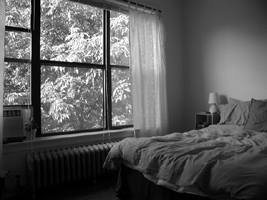
#> input picture Practica1/a2/data/test/bedroom/image_0019.jpg, 267 x 200 px, given as the content of the folder a2/data/train, which was not available
$ jupyter execute --allow-errors Practica-1.ipynb   (text cells are left out)
#> lines starting #> are read from the running program, lines starting #| are printed output that depends on the picture; pictures that were not available may be replaced by others from this repository, and a replacement may not be noted
[cell 1]
import matplotlib.pyplot as plt
from matplotlib.image import imread
from skimage.feature import hog
from skimage import data, exposure, feature, io, color
import os
import pandas as pd
import seaborn as sns
from sklearn.metrics import accuracy_score , confusion_matrix, classification_report
from skimage import io, transform
from sklearn.model_selection import train_test_split
import numpy as np
from skimage import io, color, transform
import time
from sklearn.svm import SVC
from sklearn.model_selection import GridSearchCV, KFold
from sklearn.metrics import ConfusionMatrixDisplay
import numpy as np

[cell 2]
testa2 = 'a2/data/test'
traina2 = 'a2/data/train'

categorias = os.listdir(traina2)

num_categories = len(categorias)
rows = 4  # Número de filas en la cuadrícula
cols = num_categories // rows + 1  # Número de columnas en la cuadrícula

plt.figure(figsize=(12, 12))

for i, category in enumerate(categorias):
    category_path = os.path.join(traina2, category) # Ruta de la categoría
    image_files = os.listdir(category_path) # Lista de archivos en la categoría
    if image_files:
        first_image_path = os.path.join(category_path, image_files[0]) # Ruta de la primera imagen
        img = imread(first_image_path) # Lectura de la imagen
#> img is the input picture: shape (200, 267); min 0, max 255, mean 89.2

    plt.subplot(rows, cols, i + 1)
    plt.imshow(img, cmap="gray")
    plt.axis('off')
    plt.title(category)

plt.show()

[cell 3]
def calcular_hog_features(train_dir, categorias, pixels_per_cell, cells_per_block, orientations, image_size):
    features_list = []
    labels = []

    for i, category in enumerate(categorias):
        category_path = os.path.join(train_dir, category)
        image_files = os.listdir(category_path)

        for image_file in image_files:
            image_path = os.path.join(category_path, image_file)

            img = io.imread(image_path, as_gray=True)
            img = transform.resize(img, image_size)

            # Ajuste de contraste adaptativo
            img = exposure.equalize_adapthist(img)

            features = hog(img, orientations, pixels_per_cell=pixels_per_cell, cells_per_block=cells_per_block)

            features_list.append(features)
            labels.append(category)

    df = pd.DataFrame(features_list)
    df['label'] = labels

    return df

 # Definir las diferentes configuraciones de parámetros HOG a probar
parametros_a_probar = [
    ((4, 4), (2, 2), 8, (8, 8)),
    ((4, 4), (2, 2), 8, (16, 16)),
    ((4, 4), (2, 2), 8, (32, 32)),
    ((4, 4), (2, 2), 8, (64, 64)),
    ((4, 4), (2, 2), 8, (128, 128)),
    ((4, 4), (2, 2), 8, (256, 256)),
]

mejor_precision = 0.0
mejores_parametros = None
precisions = []
image_sizes = []

#> (the rest of this cell did not finish here and is left out)

#> in calcular_hog_features, `features = hog(img, orientations, pixels_per_cell=pixels_per_cell, cel..`: features = 32 values, max 0.36 at index 0, min 0 at index 1, mean 0.0883
#> in calcular_hog_features, `df = pd.DataFrame(features_list)`: df = table of 1 rows and 32 columns
#> `df = calcular_hog_features(traina2, categorias, *params)`: df = table of 1 rows and 33 columns
#> `X = df.drop('label', axis=1)`: X = table of 1 rows and 32 columns

    # Separar características y etiquetas
    X = df.drop('label', axis=1)
    y = df['label']

    # Dividir los datos en conjuntos de entrenamiento y prueba
    X_train, X_test, y_train, y_test = train_test_split(X, y, test_size=0.2, random_state=42)

    # Crear y entrenar el modelo SVM
    svm_model = SVC(kernel='rbf') # Kernel RBF por defecto
    svm_model.fit(X_train, y_train)

    # Realizar predicciones en el conjunto de prueba
    y_pred = svm_model.predict(X_test)

    # Calcular la precisión del modelo
    accuracy = accuracy_score(y_test, y_pred)

    precisions.append(accuracy)
    image_sizes.append(params[3])

    print(f"Parámetros: pixels_per_cell={params[0]}, cells_per_block={params[1]}, orientations={params[2]}, image_size={params[3]}")
    print("Precisión del modelo SVM:", accuracy)
    print()

    # Actualizar la mejor precisión y los mejores parámetros si es necesario
    if accuracy > mejor_precision:
        mejor_precision = accuracy
        mejores_parametros = params

plt.plot(image_sizes, precisions, marker='o')
plt.title('Precisión del Modelo vs. image_size')
plt.xlabel('image_size')
plt.ylabel('Precisión del Modelo')
plt.grid(True)
plt.show()

print("Mejor configuración de parámetros:")
print(f"pixels_per_cell={mejores_parametros[0]}, cells_per_block={mejores_parametros[1]}, orientations={mejores_parametros[2]}, image_size={mejores_parametros[3]}")
print("Mejor precisión:", mejor_precision)

[cell 4]
def calcular_hog_features(train_dir, categorias, pixels_per_cell, cells_per_block, orientations, image_size):
    features_list = []
    labels = []

    for i, category in enumerate(categorias):
        category_path = os.path.join(train_dir, category)
        image_files = os.listdir(category_path)

        for image_file in image_files:
            image_path = os.path.join(category_path, image_file)

            img = io.imread(image_path, as_gray=True)
            img = transform.resize(img, image_size)

            # Ajuste de contraste adaptativo
            img = exposure.equalize_adapthist(img)

            features = hog(img, orientations, pixels_per_cell=pixels_per_cell, cells_per_block=cells_per_block)

            features_list.append(features)
            labels.append(category)

    df = pd.DataFrame(features_list)
    df['label'] = labels

    return df

# Definir los diferentes parámetros HOG a probar
parametros_a_probar = [
    ((1, 1), (1, 1), 8, (64, 64)),
    ((2, 2), (2, 2), 10, (64, 64)),
    ((2, 2), (2, 2), 12, (64, 64)),
    ((4, 4), (4, 4), 8, (64, 64)),
    ((4, 4), (4, 4), 10, (64, 64)),
    ((4, 4), (4, 4), 12, (64, 64)),
    ((4, 4), (2, 2), 8, (64, 64)),
    ((8, 8), (2, 2), 10, (64, 64)),
    ((8, 8), (4, 4), 12, (64, 64)),
    ((8, 8), (8, 8), 8, (64, 64)),
    ((8, 8), (8, 8), 10, (64, 64)),
    ((8, 8), (8, 8), 12, (64, 64)),
]

mejor_precision = 0.0
mejores_parametros = None

precisions = []
elapsed_times = []

#> (the rest of this cell did not finish here and is left out)

#> in calcular_hog_features, `img = transform.resize(img, image_size)`:
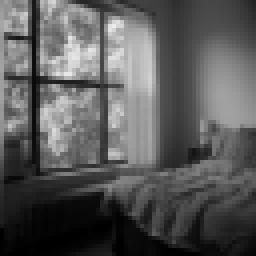
#> img: shape (64, 64) float64 (shown 4 times larger); min 0.000411, max 0.918, mean 0.35
#> in calcular_hog_features, `img = exposure.equalize_adapthist(img)`:
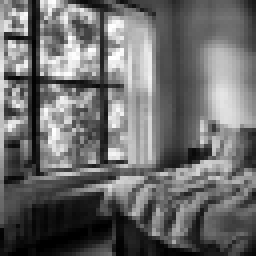
#> img: shape (64, 64) float64 (shown 4 times larger); min 0, max 1, mean 0.423
#> in calcular_hog_features, `df = pd.DataFrame(features_list)`: df = table of 1 rows and 32768 columns
#> `df = calcular_hog_features(traina2, categorias, *params)`: df = table of 1 rows and 32769 columns
#> `X = df.drop('label', axis=1)`: X = table of 1 rows and 32768 columns

    # Separar características y etiquetas
    X = df.drop('label', axis=1)
    y = df['label']

    # Dividir los datos en conjuntos de entrenamiento y prueba
    X_train, X_test, y_train, y_test = train_test_split(X, y, test_size=0.2, random_state=42)

    # Crear y entrenar el modelo SVM
    svm_model = SVC(kernel='rbf') # Kernel RBF por defecto
    svm_model.fit(X_train, y_train)

    # Realizar predicciones en el conjunto de prueba
    y_pred = svm_model.predict(X_test)

    # Calcular la precisión del modelo
    accuracy = accuracy_score(y_test, y_pred)

    end_time = time.time()
    elapsed_time = end_time - start_time
    precisions.append(accuracy)
    elapsed_times.append(elapsed_time)
    print(f"Parámetros: pixels_per_cell={params[0]}, cells_per_block={params[1]}, orientations={params[2]}, image_size={params[3]}")
    print("Precisión del modelo SVM:", accuracy)
    print(f"Tiempo de ejecución: {elapsed_time:.2f} segundos")
    print()

    # Actualizar la mejor precisión y los mejores parámetros si es necesario
    if accuracy > mejor_precision:
        mejor_precision = accuracy
        mejores_parametros = params

print("Mejor configuración de parámetros:")
print(f"pixels_per_cell={mejores_parametros[0]}, cells_per_block={mejores_parametros[1]}, orientations={mejores_parametros[2]}, image_size={mejores_parametros[3]}")
print("Mejor precisión:", mejor_precision)

# Crear gráficas
fig, (ax1, ax2) = plt.subplots(2, 1, figsize=(10, 8))

# Gráfica de precisión
ax1.plot(range(len(parametros_a_probar)), precisions, marker='o')
ax1.set_xticks(range(len(parametros_a_probar)))
ax1.set_xticklabels([str(params) for params in parametros_a_probar], rotation=45, ha='right')
ax1.set_ylabel('Precisión del modelo SVM')
ax1.set_title('Precisión para diferentes parámetros HOG')

# Gráfica de tiempo de ejecución
ax2.plot(range(len(parametros_a_probar)), elapsed_times, marker='o', color='r')
ax2.set_xticks(range(len(parametros_a_probar)))
ax2.set_xticklabels([str(params) for params in parametros_a_probar], rotation=45, ha='right')
ax2.set_ylabel('Tiempo de ejecución (segundos)')
ax2.set_title('Tiempo de ejecución para diferentes parámetros HOG')

plt.tight_layout()
plt.show()

[cell 5]
features_list = []
labels = []

# Parámetros HOG
pixels_per_cell = (8, 8)
cells_per_block = (8, 8)
orientations = 12
img_size = (64, 64)
# Procesar cada categoría
for i, category in enumerate(categorias):
    category_path = os.path.join(traina2, category)  # Ruta de la categoría
    image_files = os.listdir(category_path)  # Lista de archivos en la categoría

    for image_file in image_files:
        image_path = os.path.join(category_path, image_file)  # Ruta de la imagen

        # Cargar la imagen en escala de grises y redimensionar si es necesario
        img = io.imread(image_path, as_gray=True)
        img = transform.resize(img, img_size)  # Redimensionar a un tamaño fijo si es necesario
        # Ajuste de contraste adaptativo
        img = exposure.equalize_adapthist(img)
        # Calcular las características HOG
        features = hog(img, orientations, pixels_per_cell=pixels_per_cell, cells_per_block=cells_per_block)
#> features = 768 values, max 0.157 at index 0, min 0 at index 3, mean 0.0242

        features_list.append(features)
        labels.append(category)

# Crear un DataFrame de Pandas con las características y etiquetas
df = pd.DataFrame(features_list)
#> df = table of 1 rows and 768 columns
df['label'] = labels

# Visualizar las primeras filas del DataFrame
print(df.head())
#> (printed output is left out)
percentage = df['label'].value_counts(normalize=True) * 100
print(percentage)
#| label
#| image_0019.jpg    100.0
#| Name: proportion, dtype: float64

# Separar las características y etiquetas del DataFrame
X = df.drop('label', axis=1)  # Características
#> X = table of 1 rows and 768 columns
y = df['label']  # Etiquetas

# Dividir los datos en conjuntos de entrenamiento y prueba
#> (the rest of this cell did not finish here and is left out)

$ run again, on Practica1/a2/data/test/coast/image_0017.jpg
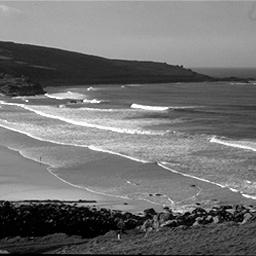
#> input picture Practica1/a2/data/test/coast/image_0017.jpg, 256 x 256 px, given as the content of the folder a2/data/train, which was not available
#> img is the input picture: shape (256, 256); min 0, max 255, mean 114.2
#> in calcular_hog_features, `features = hog(img, orientations, pixels_per_cell=pixels_per_cell, cel..`: features = 32 values, max 0.462 at index 4, min 0 at index 1, mean 0.0781
#> in calcular_hog_features, `df = pd.DataFrame(features_list)`: df = table of 1 rows and 32 columns
#> `df = calcular_hog_features(traina2, categorias, *params)`: df = table of 1 rows and 33 columns
#> `X = df.drop('label', axis=1)`: X = table of 1 rows and 32 columns
#> in calcular_hog_features, `img = transform.resize(img, image_size)`:
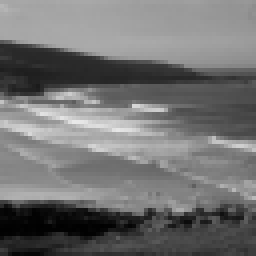
#> img: shape (64, 64) float64 (shown 4 times larger); min 0.00449, max 0.916, mean 0.448
#> in calcular_hog_features, `img = exposure.equalize_adapthist(img)`:
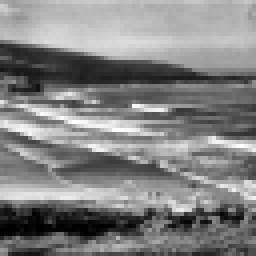
#> img: shape (64, 64) float64 (shown 4 times larger); min 0, max 1, mean 0.51
#> in calcular_hog_features, `df = pd.DataFrame(features_list)`: df = table of 1 rows and 32768 columns
#> `df = calcular_hog_features(traina2, categorias, *params)`: df = table of 1 rows and 32769 columns
#> `X = df.drop('label', axis=1)`: X = table of 1 rows and 32768 columns
#> `features = hog(img, orientations, pixels_per_cell=pixels_per_cell, cel..`: features = 768 values, max 0.202 at index 342, min 0 at index 20, mean 0.0191
#> `df = pd.DataFrame(features_list)`: df = table of 1 rows and 768 columns
#> (printed output is left out)
#| label
#| image_0017.jpg    100.0
#| Name: proportion, dtype: float64

$ run again, on Practica1/a2/data/test/coast/image_0070.jpg
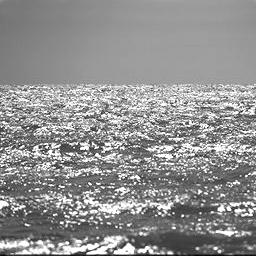
#> input picture Practica1/a2/data/test/coast/image_0070.jpg, 256 x 256 px, given as the content of the folder a2/data/train, which was not available
#> img is the input picture: shape (256, 256); min 0, max 255, mean 144.4
#> in calcular_hog_features, `features = hog(img, orientations, pixels_per_cell=pixels_per_cell, cel..`: features = 32 values, max 0.337 at index 4, min 0 at index 0, mean 0.101
#> in calcular_hog_features, `df = pd.DataFrame(features_list)`: df = table of 1 rows and 32 columns
#> `df = calcular_hog_features(traina2, categorias, *params)`: df = table of 1 rows and 33 columns
#> `X = df.drop('label', axis=1)`: X = table of 1 rows and 32 columns
#> in calcular_hog_features, `img = transform.resize(img, image_size)`:
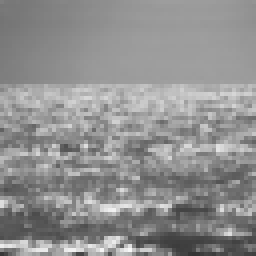
#> img: shape (64, 64) float64 (shown 4 times larger); min 0.208, max 0.97, mean 0.567
#> in calcular_hog_features, `img = exposure.equalize_adapthist(img)`:
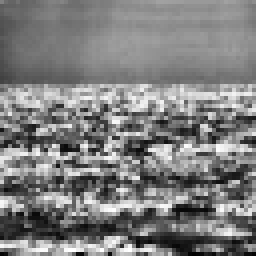
#> img: shape (64, 64) float64 (shown 4 times larger); min 0, max 1, mean 0.498
#> in calcular_hog_features, `df = pd.DataFrame(features_list)`: df = table of 1 rows and 32768 columns
#> `df = calcular_hog_features(traina2, categorias, *params)`: df = table of 1 rows and 32769 columns
#> `X = df.drop('label', axis=1)`: X = table of 1 rows and 32768 columns
#> `features = hog(img, orientations, pixels_per_cell=pixels_per_cell, cel..`: features = 768 values, max 0.139 at index 582, min 0 at index 5, mean 0.0257
#> `df = pd.DataFrame(features_list)`: df = table of 1 rows and 768 columns
#> (printed output is left out)
#| label
#| image_0070.jpg    100.0
#| Name: proportion, dtype: float64

$ run again, on Practica1/a2/data/test/forest/image_0002.jpg
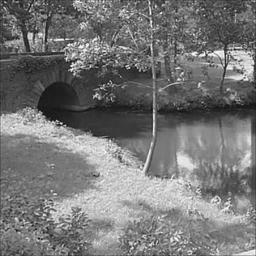
#> input picture Practica1/a2/data/test/forest/image_0002.jpg, 256 x 256 px, given as the content of the folder a2/data/train, which was not available
#> img is the input picture: shape (256, 256); min 11, max 255, mean 118.2
#> in calcular_hog_features, `features = hog(img, orientations, pixels_per_cell=pixels_per_cell, cel..`: features = 32 values, max 0.314 at index 2, min 0 at index 1, mean 0.109
#> in calcular_hog_features, `df = pd.DataFrame(features_list)`: df = table of 1 rows and 32 columns
#> `df = calcular_hog_features(traina2, categorias, *params)`: df = table of 1 rows and 33 columns
#> `X = df.drop('label', axis=1)`: X = table of 1 rows and 32 columns
#> in calcular_hog_features, `img = transform.resize(img, image_size)`:
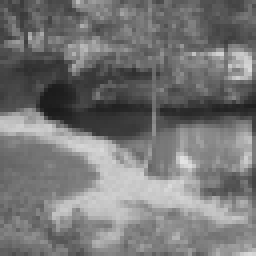
#> img: shape (64, 64) float64 (shown 4 times larger); min 0.104, max 0.892, mean 0.464
#> in calcular_hog_features, `img = exposure.equalize_adapthist(img)`:
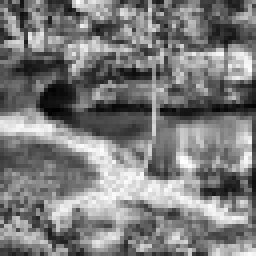
#> img: shape (64, 64) float64 (shown 4 times larger); min 0, max 1, mean 0.486
#> in calcular_hog_features, `df = pd.DataFrame(features_list)`: df = table of 1 rows and 32768 columns
#> `df = calcular_hog_features(traina2, categorias, *params)`: df = table of 1 rows and 32769 columns
#> `X = df.drop('label', axis=1)`: X = table of 1 rows and 32768 columns
#> `features = hog(img, orientations, pixels_per_cell=pixels_per_cell, cel..`: features = 768 values, max 0.123 at index 416, min 0 at index 178, mean 0.029
#> `df = pd.DataFrame(features_list)`: df = table of 1 rows and 768 columns
#> (printed output is left out)
#| label
#| image_0002.jpg    100.0
#| Name: proportion, dtype: float64
